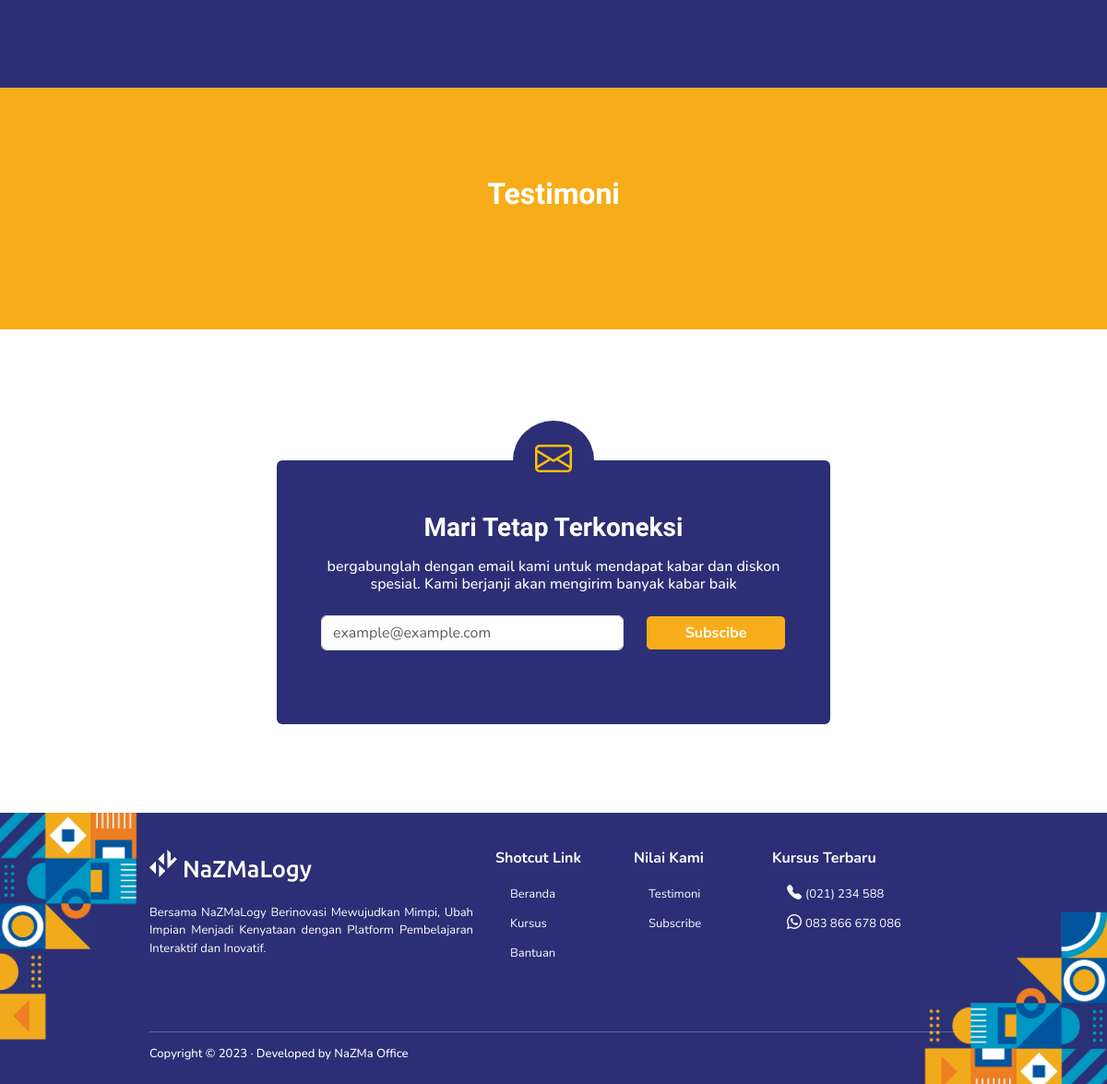
Before: / (lower part) with the older database file.
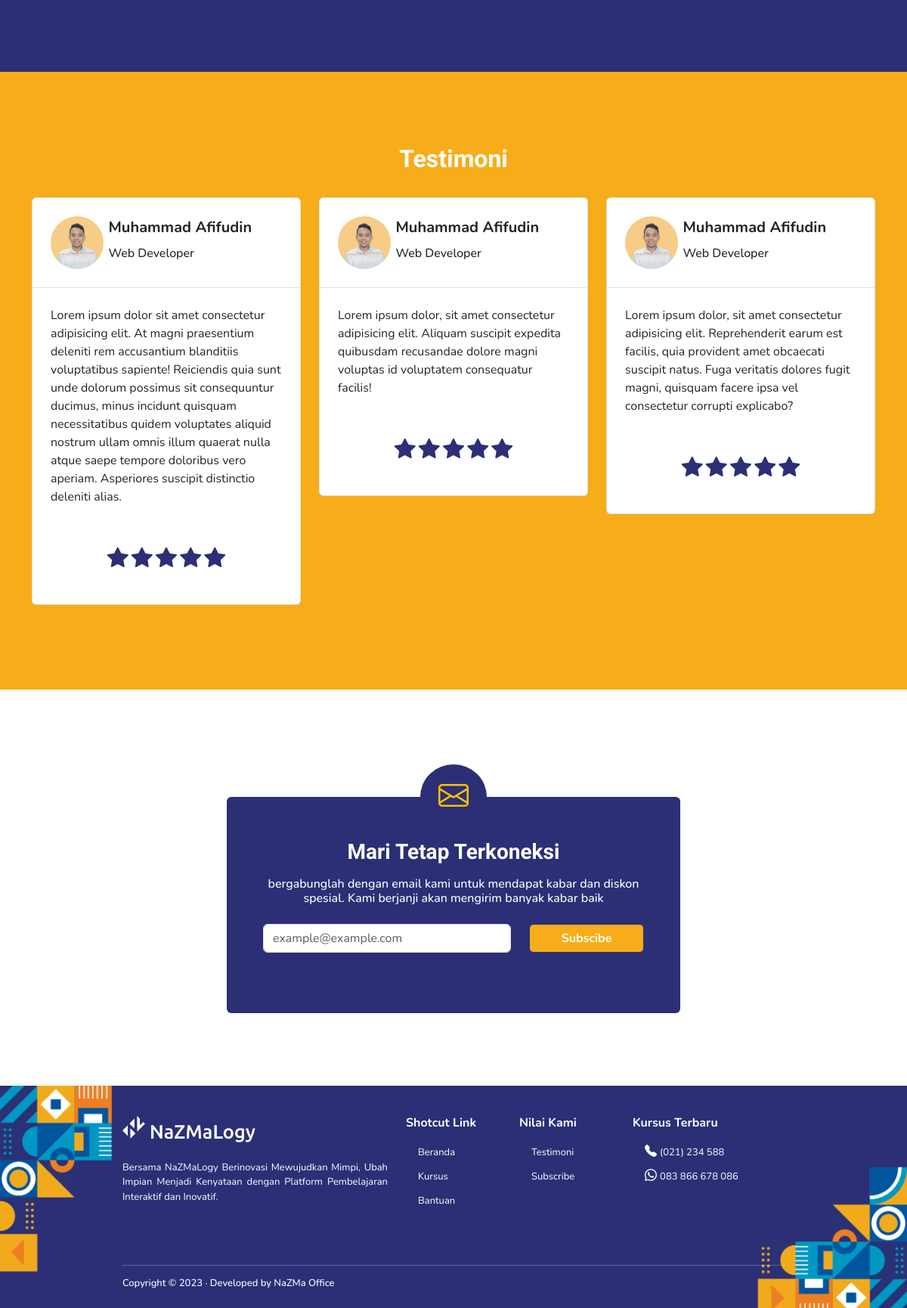
After: the same page with the newer database file.
### tables this page shows
CREATE TABLE IF NOT EXISTS `testimonies` (
  `id` bigint unsigned NOT NULL AUTO_INCREMENT,
  `image` varchar(255) DEFAULT NULL,
  `author` varchar(255) DEFAULT NULL,
  `job` varchar(255) DEFAULT NULL,
  `message` text,
  `rating` decimal(20,6) DEFAULT NULL,
  `created_at` timestamp NULL DEFAULT CURRENT_TIMESTAMP ON UPDATE CURRENT_TIMESTAMP,
  `updated_at` timestamp NULL DEFAULT CURRENT_TIMESTAMP ON UPDATE CURRENT_TIMESTAMP,
  PRIMARY KEY (`id`)
);

### application/controllers/Front.php (called while the page is built, shortened)
<?php
class Front extends CI_Controller
{
      function __construct()
      {
            $this->load->model('FrontModel');
      }
      public function index()
      {
            $data = [
                  'title_page' => 'Berinovasi Mewujudkan Mimpi Bersama NaZMaLogy | Home',
                  'testimonials' => $this->FrontModel->get_data_testimony()
            ];
            $this->load->view('layout/front/style', $data);
            $this->load->view('layout/front/navbar');
            $this->load->view('layout/front/mobile_bar');
            $this->load->view('homepage');
            $this->load->view('layout/front/footer');
            $this->load->view('layout/front/script');
      }
}

### index.php (called while the page is built, shortened)
<?php
require_once BASEPATH.'core/CodeIgniter.php';

### application/models/FrontModel.php (called while the page is built, shortened)
<?php
class FrontModel extends CI_Model
{
    public function get_data_testimony()
    {
        $this->db->order_by('created_at', 'desc');
        $this->db->limit(3);
        $query = $this->db->get('testimonies');
        return $query->result();
    }
}

### application/views/homepage.php (the view, shortened to what this page needs)
<body>
  <section id="benefit" class="bg-first py-5">
    <div class="container">
      <div class="mt-4 py-5">
      </div>
    </div>
  </section>
  <section id="testimoni" class="bg-orange py-5">
    <div class="container">
      <div class="py-5">
        <h2 class="fw-bold pb-4 text-center text-white text-legend" data-aos="zoom-in-up" data-aos-duration="1500">Testimoni</h2>
        <div class="row" data-aos="zoom-in-up" data-aos-duration="2000">
          <?php foreach ($testimonials as $item) : ?>
            <div class="col-lg-4 col-md-6">
              <div class="card-testimoni mb-3">
                <div class="card-header p-4 bg-white border rounded-top">
                  <div class="d-flex">
                    <div class="w-25">
                      <img class="image-testimoni rounded-circle" height="70" src="<?= base_url('assets/img/' . $item->image) ?>" alt="">
                    </div>
                    <div class="w-75 d-grid" style="place-items: center start;">
                      <h5 class="fw-bold"><?= $item->author ?></h5>
                      <h6><?= $item->job ?></h6>
                    </div>
                  </div>
                </div>
                <div class="card-content p-4 bg-white border border-top-0 rounded-bottom">
                  <p><?= $item->message ?></p>
                  <div class="p-2"></div>
                  <div class="star-group py-3 text-center">
                    <?php for ($i = 0; $i < $item->rating; $i++) : ?>
                      <i class="bi bi-star-fill fs-3 text-first <?= $i ?>"></i>
                    <?php endfor ?>
                  </div>
                </div>
              </div>
            </div>
          <?php endforeach ?>
        </div>
      </div>
    </div>
  </section>
  <section id="subscribe" class="bg-white py-5">
    <div class="email-area w-100 mt-md-3 py-md-5 pb-5" data-aos="zoom-in-up" data-aos-duration="1500">
      <div class="text-center">
        <div class="email-logo ">
          <i class="bi bi-envelope text-warning py-3 px-4 rounded-circle bg-first fs-1"></i>
        </div>
        <div class="card-email mx-auto bg-first pt-5 p-3 p-md-5 rounded" style="margin-top:-30px">
          <h3 class="fw-bold py-2 text-center text-white text-legend">Mari Tetap Terkoneksi</h3>
          <h6 class="text-white">bergabunglah dengan email kami untuk mendapat kabar dan diskon spesial. Kami berjanji akan mengirim banyak
            kabar baik</h6>
          <div class="form-email py-3">
            <form action="<?= site_url('front/save_subscribe') ?>" method="post">
              <div class="row">
                <div class="col-md-8 mb-3">
                  <input type="email" name="email" class="form-control" placeholder="example@example.com">
                </div>
                <div class="col-md-4 mb-3">
                  <button type="submit" class="btn btn-primary w-100 btn-orange border-first fw-bold">Subscibe</button>
                </div>
              </div>
            </form>
          </div>
        </div>
      </div>
    </div>
  </section>
</body>

### application/views/layout/front/style.php (shortened to what this page needs)
<!DOCTYPE html>
<html lang="en">
<head>
    <link href="https://cdn.jsdelivr.net/npm/bootstrap@5.3.0-alpha2/dist/css/bootstrap.min.css" rel="stylesheet">
    <link href="<?= base_url('assets/css/front_style.css') ?>" rel="stylesheet">
    <link href="<?= base_url('assets/css/search.css') ?>" rel="stylesheet">
    <link href="<?= base_url('assets/css/support.css') ?>" rel="stylesheet">
    <link rel="stylesheet" href="https://cdn.jsdelivr.net/npm/bootstrap-icons@1.10.5/font/bootstrap-icons.css">
    <link href="https://unpkg.com/aos@2.3.1/dist/aos.css" rel="stylesheet">
</head>

### application/views/layout/front/footer.php
<footer id="footer" style="background-image:url('<?= base_url('assets/img/footer_blank.png') ?>');background-repeat: no-repeat;background-size: cover;">
    <div class="container col-9">
        <div class="py-3">
            <div class="row">
                <div class="col-lg-5 col-md-4">
                    <img class="my-4 w-50" src="<?= base_url('assets/img/logo-white-blank.png') ?>" alt="">
                    <p class="text-white text-lg" align="justify">Bersama NaZMaLogy Berinovasi Mewujudkan Mimpi, Ubah Impian Menjadi Kenyataan dengan Platform
                        Pembelajaran Interaktif dan Inovatif.
                    </p>
                </div>
                <div class="col-lg-2 col-md-2">
                    <h6 class="mt-4 mb-3 fw-bold text-white">Shotcut Link</h6>
                    <div class="px-3">
                        <div class="link-footer mb-2">
                            <a class="text-white text-decoration-none" href="<?= site_url('front') ?>">
                                <span class="text-lg">
                                    Beranda
                                </span>
                            </a>
                        </div>
                        <div class="link-footer mb-2">
                            <a class="text-white text-decoration-none" target="_blank" href="<?= site_url('front/listClass') ?>">
                                <span class="text-lg">
                                    Kursus
                                </span>
                            </a>
                        </div>
                        <div class="link-footer mb-2">
                            <a class="text-white text-decoration-none" target="_blank" href="<?= site_url('front/support') ?>">
                                <span class="text-lg">
                                    Bantuan
                                </span>
                            </a>
                        </div>
                    </div>
                </div>
                <div class="col-lg-2 col-md-3">
                    <h6 class="mt-4 mb-3 fw-bold text-white">Nilai Kami</h6>
                    <div class="px-3">
                        <div class="link-footer mb-2">
                            <a class="text-white text-decoration-none" href="#testimoni">
                                <span class="text-lg">
                                    Testimoni
                                </span>
                            </a>
                        </div>
                        <div class="link-footer mb-2">
                            <a class="text-white text-decoration-none" href="#subscribe">
                                <span class="text-lg">
                                    Subscribe
                                </span>
                            </a>
                        </div>
                    </div>
                </div>
                <div class="col-lg-3 col-md-3">
                    <h6 class="mt-4 mb-3 fw-bold text-white">Kursus Terbaru</h6>
                    <div class="px-3">
                        <div class="link-footer mb-2">
                            <a class="text-white text-decoration-none" href="#">
                                <i class="bi bi-telephone-fill"></i>
                                <span class="text-lg">
                                    (021) 234 588
                                </span>
                            </a>
                        </div>
                        <div class="link-footer mb-2">
                            <a class="text-white text-decoration-none" href="#">
                                <i class="bi bi-whatsapp"></i>
                                <span class="text-lg">
                                    083 866 678 086
                                </span>
                            </a>
                        </div>
                    </div>
                </div>
            </div>
            <div class="pt-5">
                <hr class="text-white">
                <h6 class="text-white text-lg">Copyright © 2023 · Developed by NaZMa Office</h6>
            </div>
        </div>
    </div>
</footer>

### application/views/layout/front/script.php (shortened to what this page needs)
</html>

### assets/css/front_style.css (style rules this page uses)
:root { --first-color: #2c2f75; --first-color-light: #8e97ff; --first-color-dark: #1a181d; --white-color: #f3f4ff; --white-gloss-color: #0099C4; --orange-color: #F7AD19; --body-font: "Nunito", sans-serif; }
body { font-family: var(--body-font); }
a { color: inherit !important; text-decoration: inherit !important; }
.text-legend { font-family: 'Lexend Deca', sans-serif !important; }
.bg-first { background-color: var(--first-color) !important; }
.bg-orange { background-color: var(--orange-color) !important; }
.btn-orange { background-color: var(--orange-color); }
.border-first { border-color: var(--first-color) !important; }
.text-first { color: var(--first-color) !important; }
.text-lg { font-size: 13px; }
.card-email { width: 50%; }

### assets/css/search.css (style rules this page uses)
.border { fill: var(--white-color); stroke: var(--first-color); stroke-width: 3; stroke-miterlimit: 10; }
.border { stroke-dasharray: 740; stroke-dashoffset: 0; transition: stroke-dashoffset 400ms cubic-bezier(0.6, 0.04, 0.735, 0.99); -webkit-transition: stroke-dashoffset 400ms cubic-bezier(0.6, 0.04, 0.735, 0.99); -moz-transition: stroke-dashoffset 400ms cubic-bezier(0.6, 0.04, 0.735, 0.99); -o-transition: stroke-dashoffset 400ms cubic-bezier(0.6, 0.04, 0.735, 0.99); }

Changed rows visible on the page:
added testimonies: image (picture), author "Muhammad Afifudin", job "Web Developer", message "Lorem ipsum dolor sit amet consectetur adipisicing elit. At magni praesentium deleniti rem accusantium blanditiis voluptatibus sapiente! Reiciendis quia sunt unde dolorum possimus sit consequuntur ducimus, minus incidunt quisquam necessitatibus quidem voluptates aliquid nostrum ullam omnis illum quaerat nulla atque saepe tempore doloribus vero aperiam. Asperiores suscipit distinctio deleniti alias.", rating 5 (drawn)
added testimonies: image (picture), author "Muhammad Afifudin", job "Web Developer", message "Lorem ipsum dolor, sit amet consectetur adipisicing elit. Aliquam suscipit expedita quibusdam recusandae dolore magni voluptas id voluptatem consequatur facilis!", rating 5 (drawn)
added testimonies: image (picture), author "Muhammad Afifudin", job "Web Developer", message "Lorem ipsum dolor, sit amet consectetur adipisicing elit. Reprehenderit earum est facilis, quia provident amet obcaecati suscipit natus. Fuga veritatis dolores fugit magni, quisquam facere ipsa vel consectetur corrupti explicabo?", rating 5 (drawn)
